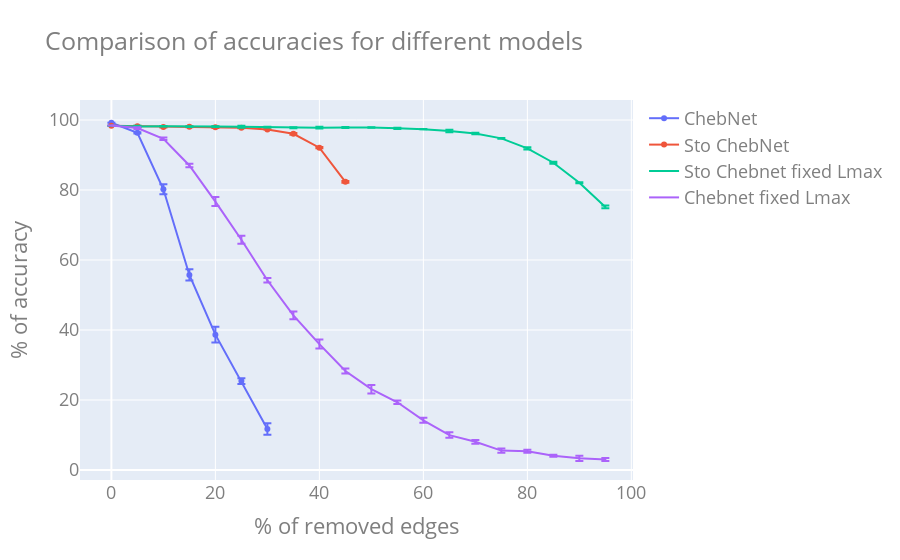

The notebook cell saved with this chart:
### Code cell
fig = go.Figure()
fig.add_trace(go.Scatter(x=list(evalrange1), y=df["mean"]*100, name="ChebNet", error_y=dict(
    type='data',  # value of error bar given in data coordinates
    array=df['std']*100,
    visible=True)))

fig.add_trace(go.Scatter(x=list(evalrange2), y=df2["mean"]*100, name="Sto ChebNet", error_y=dict(
    type='data',  # value of error bar given in data coordinates
    array=df2['std']*100,
    visible=True)))

fig.add_trace(go.Scatter(x=list(evalrange3), y=df3["mean"]*100, name="Sto Chebnet fixed Lmax", error_y=dict(
    type='data',  # value of error bar given in data coordinates
    array=df3['std']*100,
    visible=True)))

fig.add_trace(go.Scatter(x=list(evalrange3), y=df4["mean"]*100, name="Chebnet fixed Lmax", error_y=dict(
    type='data',  # value of error bar given in data coordinates
    array=df4['std']*100,
    visible=True)))

fig.update_layout(
    title="Comparison of accuracies for different models",
    xaxis_title="% of removed edges",
    yaxis_title="% of accuracy",
    font=dict(
        #family="Courier New, monospace",
        size=18,
        color="#7f7f7f"
    )
)

import os

if not os.path.exists("../resources/imgs/"):
    os.mkdir("../resources/imgs/")

fig.write_image("../resources/imgs/accfig.pdf")

fig.show()

### Figure 1 — Plotly figure (JSON) as saved in the notebook; plotly's stock layout.template omitted (floating-point values rounded to 4 significant figures)
{"data": [{"error_y": {"array": [0, 0.1841, 1.438, 1.605, 2.233, 0.8438, 1.657], "type": "data", "visible": true}, "name": "ChebNet", "type": "scatter", "x": [0, 5, 10, 15, 20, 25, 30], "y": [99.22, 96.35, 80.21, 55.73, 38.67, 25.39, 11.72]}, {"error_y": {"array": [0, 0.1544, 0.1744, 0.1381, 0.2072, 0.1269, 0.04883, 0.2525, 0.1827, 0.2525], "type": "data", "visible": true}, "name": "Sto ChebNet", "type": "scatter", "x": [0, 5, 10, 15, 20, 25, 30, 35, 40, 45], "y": [98.34, 98.24, 98.02, 98.05, 97.95, 97.78, 97.31, 96.07, 92.09, 82.35]}, {"error_y": {"array": [0, 0.166, 0.07974, 0.09207, 0.09207, 0.28, 0.09207, 0.166, 0.2436, 0.1381, 0.07974, 0.166, 0.04604, 0.3654, 0.2007, 0.1218, 0.3189, 0.2875, 0.166, 0.3933], "type": "data", "visible": true}, "name": "Sto Chebnet fixed Lmax", "type": "scatter", "x": [0, 5, 10, 15, 20, 25, 30, 35, 40, 45, 50, 55, 60, 65, 70, 75, 80, 85, 90, 95], "y": [98.34, 98.18, 98.24, 98.08, 98.11, 98.08, 97.98, 97.79, 97.82, 97.85, 97.85, 97.62, 97.4, 96.88, 96.13, 94.76, 91.89, 87.79, 82.06, 75.16]}, {"error_y": {"array": [0, 0.2436, 0.3654, 0.485, 1.282, 1.162, 0.6329, 1.129, 1.289, 0.7235, 1.21, 0.4784, 0.6966, 0.7853, 0.5188, 0.6038, 0.4534, 0.28, 0.7606, 0.4092], "type": "data", "visible": true}, "name": "Chebnet fixed Lmax", "type": "scatter", "x": [0, 5, 10, 15, 20, 25, 30, 35, 40, 45, 50, 55, 60, 65, 70, 75, 80, 85, 90, 95], "y": [98.44, 97.69, 94.63, 87.01, 76.69, 65.79, 54.2, 44.17, 35.97, 28.29, 23.08, 19.34, 14.19, 9.961, 8.04, 5.534, 5.339, 4.069, 3.32, 2.995]}], "layout": {"font": {"color": "#7f7f7f", "size": 18}, "title": {"text": "Comparison of accuracies for different models"}, "xaxis": {"title": {"text": "% of removed edges"}}, "yaxis": {"title": {"text": "% of accuracy"}}}}
